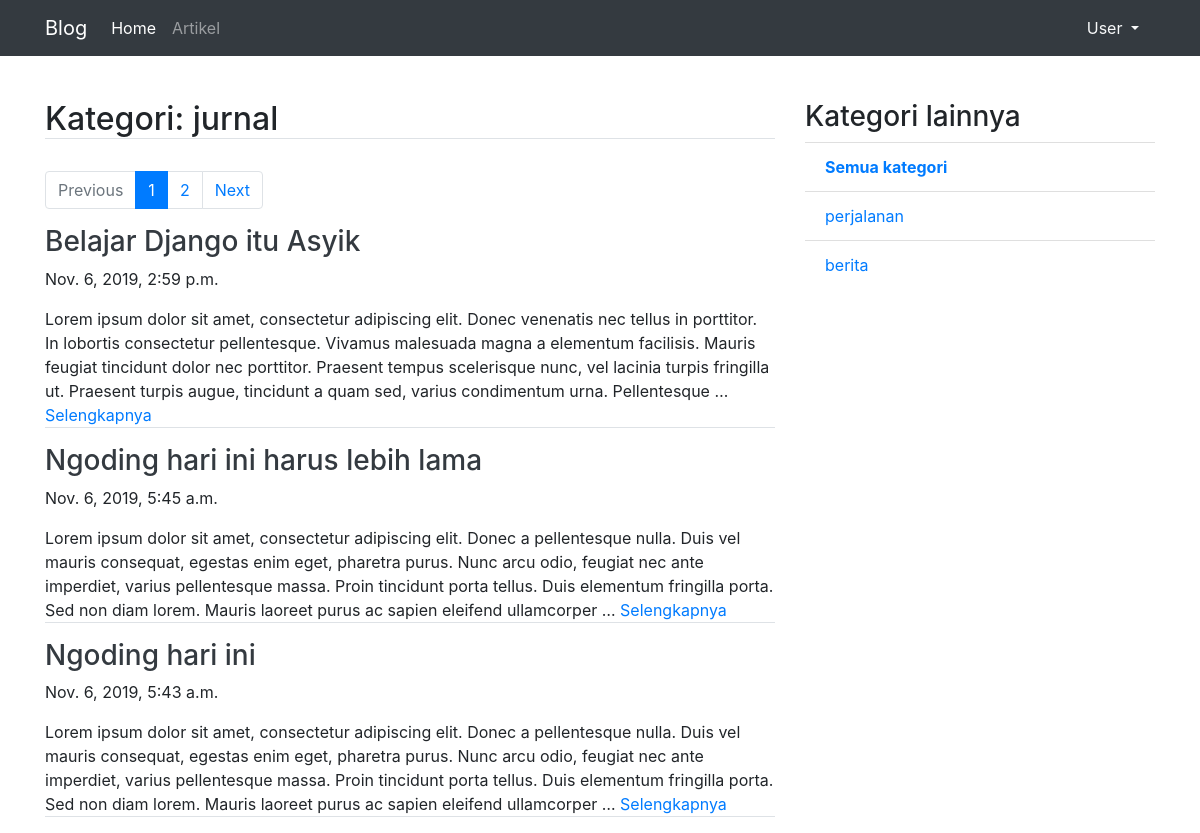
The app's page /artikel/kategori/jurnal/1 with its own data.
### artikel/models.py (models this page shows, shortened)
class Artikel(models.Model):
	judul 		= models.CharField(max_length=255)
	isi   		= models.TextField()
	kategori 	= models.CharField(max_length=255)
	published 	= models.DateTimeField(auto_now_add=True)
	updated 	= models.DateTimeField(auto_now=True)
	slug 		= models.SlugField(blank=True,editable=False)

### artikel/views.py (the view)
# urls.py: url(r'^kategori/(?P<kategori>[\w]+)/(?P<page>\d+)$',ArtikelKategoriListView.as_view(),name='category'),
class ArtikelKategoriListView(ListView):
	model = Artikel
	template_name = "artikel/artikel_kategori_list.html"
	context_object_name = 'artikel_list'
	ordering = ['-published']
	paginate_by = 3
	def get_queryset(self):
		self.queryset = self.model.objects.filter(kategori=self.kwargs['kategori'])
		return super().get_queryset()
	def get_context_data(self,*args,**kwargs):
		kategori_list = self.model.objects.values_list('kategori',flat=True).distinct().exclude(kategori=self.kwargs['kategori'])# sehingga nanti yang muncul sisanya
		self.kwargs.update({'kategori_list':kategori_list})
		kwargs = self.kwargs
		return super().get_context_data(*args,**kwargs)

### artikel/templates/artikel/artikel_kategori_list.html (shortened to what this page needs)
{% extends "base.html" %}
{% block contents %}
<div class="row">
	<div class="col-md-8">
		<h2 class="border-bottom">Kategori: {{kategori}}</h2><br>
		{% if is_paginated %}
			<nav aria-label="artikelPage">
			  <ul class="pagination">
			    {% if page_obj.has_previous %}
			    	<li class="page-item">
				      <a class="page-link" href="{% url 'artikel:category' kategori page_obj.previous_page_number%}">Previous</a>
				    </li>
				{% else %}
					<li class="page-item disabled">
				      <a class="page-link" href="#" tabindex="-1" aria-disabled="true">Previous</a>
				    </li>
			    {% endif %}
			    {% for page in paginator.page_range %}
			    	{% if page is page_obj.number %}
			    	<li class="page-item active" aria-current="page">
			    		<span class="page-link" href="#">{{page}}<span class="sr-only">(current)</span></span>
			    	</li>
			    	{% else %}
			    	<li class="page-item">
			    		<a class="page-link" href="{% url 'artikel:category' kategori page %}">{{page}}</a>
			    	</li>
			    	{% endif %}
			    {% endfor %}
			    {% if page_obj.has_next %}
			    	<li class="page-item">
				      <a class="page-link" href="{% url 'artikel:category' kategori page_obj.next_page_number%}">Next</a>
				    </li>
				{% else %}
					<li class="page-item disabled">
				      <a class="page-link" href="#" tabindex="-1" aria-disabled="true">Next</a>
				    </li>
			    {% endif %}
			  </ul>
			</nav>
			{% endif %}
			{% for artikel in artikel_list %}
				<h3><a class="text-dark" href="{% url 'artikel:detail' artikel.slug %}">{{artikel.judul}}</a></h3>
				<p>{{artikel.published}}</p>
				<p class="border-bottom">{{artikel.isi|truncatewords:50}} <a href="{% url 'artikel:detail' artikel.slug %}">Selengkapnya</a></p>
			{% endfor %}
	</div>
	<div class="col-sm">
		<h3>Kategori lainnya</h3>
		<ul class="list-group list-group-flush">
			<li class="list-group-item"><a href="{% url 'artikel:list' 1 %}"><b>Semua kategori</b></a></li>
		  	{% for kategori in kategori_list %}
		  		<li class="list-group-item"><a href="{% url 'artikel:category' kategori 1%}">{{kategori}}</a></li>
		  	{% endfor %}
		</ul>
	</div>
</div>
{% endblock contents %}

### records on screen
Artikel: judul "Belajar Django itu Asyik", published "Nov. 6, 2019, 2:59 p.m.", isi "Lorem ipsum dolor sit amet, consectetur adipiscing elit. Donec venenatis nec tellus in porttitor. In lobortis consectetur pellentesque. Vivamus malesuada magna a elementum facilisis. Mauris feugiat tincidunt dolor nec porttitor. Praesent tempus scelerisque nunc, vel lacinia turpis fringilla ut. Praesent turpis augue, tincidunt a quam sed, varius condimentum urna. Pellentesque …"
Artikel: judul "Ngoding hari ini harus lebih lama", published "Nov. 6, 2019, 5:45 a.m.", isi "Lorem ipsum dolor sit amet, consectetur adipiscing elit. Donec a pellentesque nulla. Duis vel mauris consequat, egestas enim eget, pharetra purus. Nunc arcu odio, feugiat nec ante imperdiet, varius pellentesque massa. Proin tincidunt porta tellus. Duis elementum fringilla porta. Sed non diam lorem. Mauris laoreet purus ac sapien eleifend ullamcorper …"
Artikel: judul "Ngoding hari ini", published "Nov. 6, 2019, 5:43 a.m.", isi "Lorem ipsum dolor sit amet, consectetur adipiscing elit. Donec a pellentesque nulla. Duis vel mauris consequat, egestas enim eget, pharetra purus. Nunc arcu odio, feugiat nec ante imperdiet, varius pellentesque massa. Proin tincidunt porta tellus. Duis elementum fringilla porta. Sed non diam lorem. Mauris laoreet purus ac sapien eleifend ullamcorper …"

### other values on screen
{{ kategori }} "jurnal"
{{ page }} "1"
{{ page }} "2"
{{ kategori }} "perjalanan" "berita"
